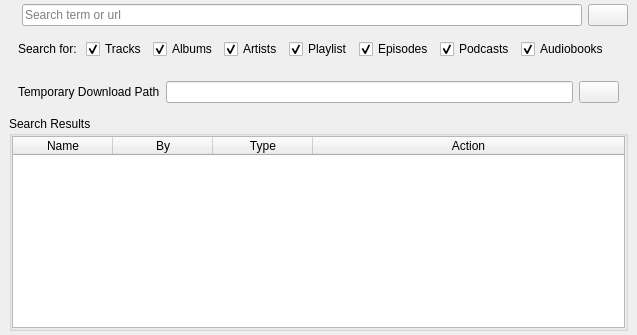
      <widget class="QWidget" name="search">
       <attribute name="title">
        <string>Search</string>
       </attribute>
       <layout class="QVBoxLayout" name="verticalLayout_3">
        <property name="leftMargin">
         <number>9</number>
        </property>
        <property name="topMargin">
         <number>4</number>
        </property>
        <property name="rightMargin">
         <number>9</number>
        </property>
        <property name="bottomMargin">
         <number>4</number>
        </property>
        <property name="spacing">
         <number>4</number>
        </property>
         <item>
          <widget class="QGroupBox" name="group_search">
           <property name="sizePolicy">
            <sizepolicy hsizetype="Preferred" vsizetype="Maximum">
             <horstretch>0</horstretch>
             <verstretch>0</verstretch>
            </sizepolicy>
           </property>
           <property name="styleSheet">
            <string notr="true">QGroupBox {
	border:0;
	margin: 0px;
	padding: 0px;
}</string>
           </property>
           <property name="title">
            <string />
           </property>
           <property name="flat">
            <bool>true</bool>
           </property>
           <layout class="QHBoxLayout" name="horizontalLayout_5">
            <property name="spacing">
             <number>6</number>
            </property>
            <property name="leftMargin">
             <number>0</number>
            </property>
            <property name="topMargin">
             <number>0</number>
            </property>
            <property name="rightMargin">
             <number>0</number>
            </property>
            <property name="bottomMargin">
             <number>0</number>
            </property>
            <item>
             <widget class="QLabel" name="label_2">
              <property name="text">
               <string />
              </property>
             </widget>
            </item>
            <item>
             <widget class="QLineEdit" name="search_term">
              <property name="text">
               <string />
              </property>
              <property name="dragEnabled">
               <bool>true</bool>
              </property>
              <property name="placeholderText">
               <string>Search term or url</string>
              </property>
              <property name="clearButtonEnabled">
               <bool>true</bool>
              </property>
             </widget>
            </item>
            <item>
             <widget class="QPushButton" name="btn_search">
              <property name="text">
               <string />
              </property>
             </widget>
            </item>
           </layout>
          </widget>
         </item>
           <item>
            <widget class="QGroupBox" name="search_categories">
             <property name="styleSheet">
              <string notr="true">QGroupBox {
	border: 0;
	margin: 0px;
	padding: 0px;
}</string>
             </property>
             <property name="minimumSize">
              <size>
               <width>0</width>
               <height>0</height>
              </size>
             </property>
             <property name="title">
              <string />
             </property>
             <property name="flat">
              <bool>false</bool>
             </property>
             <layout class="QHBoxLayout" name="horizontalLayout_233">
              <item>
               <widget class="QLabel" name="label_3">
                <property name="text">
                 <string>Search for: </string>
                </property>
               </widget>
              </item>
              <item>
               <widget class="QCheckBox" name="enable_search_tracks">
                <property name="text">
                 <string>Tracks</string>
                </property>
                <property name="checked">
                 <bool>true</bool>
                </property>
               </widget>
              </item>
              <item>
               <widget class="QCheckBox" name="enable_search_albums">
                <property name="text">
                 <string>Albums</string>
                </property>
                <property name="checked">
                 <bool>true</bool>
                </property>
               </widget>
              </item>
              <item>
               <widget class="QCheckBox" name="enable_search_artists">
                <property name="text">
                 <string>Artists</string>
                </property>
                <property name="checked">
                 <bool>true</bool>
                </property>
               </widget>
              </item>
              <item>
               <widget class="QCheckBox" name="enable_search_playlists">
                <property name="text">
                 <string>Playlist</string>
                </property>
                <property name="checked">
                 <bool>true</bool>
                </property>
               </widget>
              </item>
              <item>
               <widget class="QCheckBox" name="enable_search_episodes">
                <property name="text">
                 <string>Episodes</string>
                </property>
                <property name="checked">
                 <bool>true</bool>
                </property>
               </widget>
              </item>
              <item>
               <widget class="QCheckBox" name="enable_search_podcasts">
                <property name="text">
                 <string>Podcasts</string>
                </property>
                <property name="checked">
                 <bool>true</bool>
                </property>
               </widget>
              </item>
              <item>
               <widget class="QCheckBox" name="enable_search_audiobooks">
                <property name="text">
                 <string>Audiobooks</string>
                </property>
                <property name="checked">
                 <bool>true</bool>
                </property>
               </widget>
              </item>
              <item>
               <spacer name="horizontalSpacer_8">
                <property name="orientation">
                 <enum>Qt::Horizontal</enum>
                </property>
                <property name="sizeType">
                 <enum>QSizePolicy::Fixed</enum>
                </property>
                <property name="sizeHint" stdset="0">
                 <size>
                  <width>10</width>
                  <height>20</height>
                 </size>
                </property>
               </spacer>
              </item>
             </layout>
            </widget>
           </item>
           <item>
            <widget class="QGroupBox" name="group_login_form_6">
             <property name="styleSheet">
              <string notr="true">QGroupBox {
	border: 0;
	margin: 0px;
	padding: 0px;
}</string>
             </property>
             <property name="minimumSize">
              <size>
               <width>0</width>
               <height>0</height>
              </size>
             </property>
             <property name="title">
              <string />
             </property>
             <property name="flat">
              <bool>false</bool>
             </property>
             <layout class="QHBoxLayout" name="horizontalLayout_234">
              <item>
               <widget class="QLabel" name="lb_tmp_dl_root">
                <property name="text">
                 <string>Temporary Download Path</string>
                </property>
               </widget>
              </item>
              <item>
               <widget class="QLineEdit" name="tmp_dl_root" />
              </item>
              <item>
               <widget class="QPushButton" name="btn_download_tmp_browse">
                <property name="text">
                 <string />
                </property>
               </widget>
              </item>
             </layout>
            </widget>
           </item>
        <item>
         <widget class="QGroupBox" name="group_search_results">
          <property name="sizePolicy">
           <sizepolicy hsizetype="Preferred" vsizetype="Expanding">
            <horstretch>0</horstretch>
            <verstretch>0</verstretch>
           </sizepolicy>
          </property>
          <property name="title">
           <string>Search Results</string>
          </property>
          <property name="flat">
           <bool>true</bool>
          </property>
          <layout class="QVBoxLayout" name="verticalLayout_4">
           <property name="spacing">
            <number>0</number>
           </property>
           <property name="leftMargin">
            <number>0</number>
           </property>
           <property name="topMargin">
            <number>0</number>
           </property>
           <property name="rightMargin">
            <number>0</number>
           </property>
           <property name="bottomMargin">
            <number>0</number>
           </property>
           <item>
            <widget class="QTableWidget" name="tbl_search_results">
             <property name="lineWidth">
              <number>1</number>
             </property>
             <property name="editTriggers">
              <set>QAbstractItemView::NoEditTriggers</set>
             </property>
             <property name="showDropIndicator" stdset="0">
              <bool>true</bool>
             </property>
             <property name="selectionMode">
              <enum>QAbstractItemView::SingleSelection</enum>
             </property>
             <property name="selectionBehavior">
              <enum>QAbstractItemView::SelectRows</enum>
             </property>
             <property name="sortingEnabled">
              <bool>false</bool>
             </property>
             <attribute name="horizontalHeaderStretchLastSection">
              <bool>true</bool>
             </attribute>
             <column>
              <property name="text">
               <string>Name</string>
              </property>
             </column>
             <column>
              <property name="text">
               <string>By</string>
              </property>
             </column>
             <column>
              <property name="text">
               <string>Type</string>
              </property>
             </column>
             <column>
              <property name="text">
               <string>Action</string>
              </property>
             </column>
            </widget>
           </item>
          </layout>
         </widget>
        </item>
       </layout>
      </widget>
